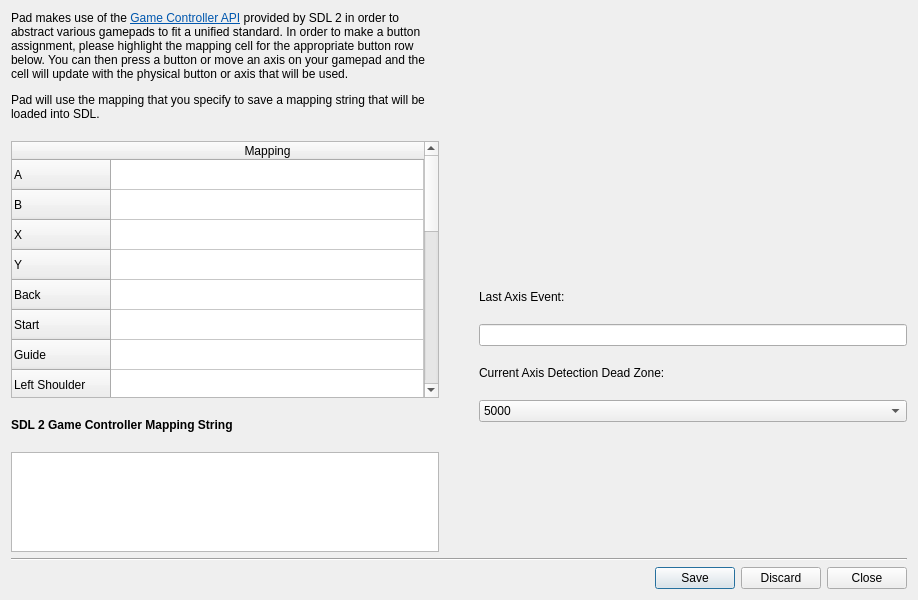
<?xml version="1.0" encoding="UTF-8"?>
<ui version="4.0">
 <class>GameControllerMappingDialog</class>
 <widget class="QDialog" name="GameControllerMappingDialog">
  <property name="geometry">
   <rect>
    <x>0</x>
    <y>0</y>
    <width>918</width>
    <height>600</height>
   </rect>
  </property>
  <property name="minimumSize">
   <size>
    <width>600</width>
    <height>400</height>
   </size>
  </property>
  <property name="windowTitle">
   <string>Game Controller Mapping</string>
  </property>
  <layout class="QVBoxLayout" name="verticalLayout_4">
   <item>
    <layout class="QHBoxLayout" name="horizontalLayout">
     <property name="spacing">
      <number>40</number>
     </property>
     <item>
      <layout class="QVBoxLayout" name="verticalLayout_3" stretch="0,2,0,1">
       <property name="spacing">
        <number>20</number>
       </property>
       <item>
        <widget class="QLabel" name="label">
         <property name="text">
          <string>&lt;html&gt;&lt;head/&gt;&lt;body&gt;&lt;p&gt;Pad makes use of the &lt;a href=&quot;https://wiki.libsdl.org/CategoryGameController&quot;&gt;&lt;span style=&quot; text-decoration: underline; color:#0057ae;&quot;&gt;Game Controller API&lt;/span&gt;&lt;/a&gt; provided by SDL 2 in order to abstract various gamepads to fit a unified standard. In order to make a button assignment, please highlight the mapping cell for the appropriate button row below. You can then press a button or move an axis on your gamepad and the cell will update with the physical button or axis that will be used.&lt;/p&gt;&lt;p&gt;Pad will use the mapping that you specify to save a mapping string that will be loaded into SDL.&lt;/p&gt;&lt;/body&gt;&lt;/html&gt;</string>
         </property>
         <property name="wordWrap">
          <bool>true</bool>
         </property>
         <property name="openExternalLinks">
          <bool>true</bool>
         </property>
        </widget>
       </item>
       <item>
        <widget class="QTableWidget" name="buttonMappingTableWidget">
         <property name="frameShadow">
          <enum>QFrame::Sunken</enum>
         </property>
         <property name="lineWidth">
          <number>1</number>
         </property>
         <property name="autoScroll">
          <bool>true</bool>
         </property>
         <property name="editTriggers">
          <set>QAbstractItemView::NoEditTriggers</set>
         </property>
         <property name="showDropIndicator" stdset="0">
          <bool>false</bool>
         </property>
         <property name="dragDropOverwriteMode">
          <bool>false</bool>
         </property>
         <property name="alternatingRowColors">
          <bool>false</bool>
         </property>
         <property name="selectionMode">
          <enum>QAbstractItemView::SingleSelection</enum>
         </property>
         <property name="selectionBehavior">
          <enum>QAbstractItemView::SelectItems</enum>
         </property>
         <property name="textElideMode">
          <enum>Qt::ElideRight</enum>
         </property>
         <property name="showGrid">
          <bool>true</bool>
         </property>
         <property name="gridStyle">
          <enum>Qt::SolidLine</enum>
         </property>
         <property name="sortingEnabled">
          <bool>false</bool>
         </property>
         <property name="wordWrap">
          <bool>true</bool>
         </property>
         <property name="cornerButtonEnabled">
          <bool>true</bool>
         </property>
         <property name="rowCount">
          <number>21</number>
         </property>
         <property name="columnCount">
          <number>1</number>
         </property>
         <attribute name="horizontalHeaderVisible">
          <bool>true</bool>
         </attribute>
         <attribute name="horizontalHeaderCascadingSectionResizes">
          <bool>false</bool>
         </attribute>
         <attribute name="horizontalHeaderDefaultSectionSize">
          <number>100</number>
         </attribute>
         <attribute name="horizontalHeaderHighlightSections">
          <bool>true</bool>
         </attribute>
         <attribute name="horizontalHeaderStretchLastSection">
          <bool>true</bool>
         </attribute>
         <attribute name="verticalHeaderVisible">
          <bool>true</bool>
         </attribute>
         <attribute name="verticalHeaderCascadingSectionResizes">
          <bool>false</bool>
         </attribute>
         <attribute name="verticalHeaderMinimumSectionSize">
          <number>20</number>
         </attribute>
         <attribute name="verticalHeaderDefaultSectionSize">
          <number>30</number>
         </attribute>
         <attribute name="verticalHeaderHighlightSections">
          <bool>true</bool>
         </attribute>
         <attribute name="verticalHeaderShowSortIndicator" stdset="0">
          <bool>false</bool>
         </attribute>
         <attribute name="verticalHeaderStretchLastSection">
          <bool>false</bool>
         </attribute>
         <row>
          <property name="text">
           <string>A</string>
          </property>
         </row>
         <row>
          <property name="text">
           <string>B</string>
          </property>
         </row>
         <row>
          <property name="text">
           <string>X</string>
          </property>
         </row>
         <row>
          <property name="text">
           <string>Y</string>
          </property>
         </row>
         <row>
          <property name="text">
           <string>Back</string>
          </property>
         </row>
         <row>
          <property name="text">
           <string>Start</string>
          </property>
         </row>
         <row>
          <property name="text">
           <string>Guide</string>
          </property>
         </row>
         <row>
          <property name="text">
           <string>Left Shoulder</string>
          </property>
         </row>
         <row>
          <property name="text">
           <string>Right Shoulder</string>
          </property>
         </row>
         <row>
          <property name="text">
           <string>Left Stick Click</string>
          </property>
         </row>
         <row>
          <property name="text">
           <string>Right Stick Click</string>
          </property>
         </row>
         <row>
          <property name="text">
           <string>Left Stick X</string>
          </property>
         </row>
         <row>
          <property name="text">
           <string>Left Stick Y</string>
          </property>
         </row>
         <row>
          <property name="text">
           <string>Right Stick X</string>
          </property>
         </row>
         <row>
          <property name="text">
           <string>Right Stick Y</string>
          </property>
         </row>
         <row>
          <property name="text">
           <string>Left Trigger</string>
          </property>
         </row>
         <row>
          <property name="text">
           <string>Right Trigger</string>
          </property>
         </row>
         <row>
          <property name="text">
           <string>DPad Up</string>
          </property>
         </row>
         <row>
          <property name="text">
           <string>DPad Left</string>
          </property>
         </row>
         <row>
          <property name="text">
           <string>DPad Down</string>
          </property>
         </row>
         <row>
          <property name="text">
           <string>DPad Right</string>
          </property>
         </row>
         <column>
          <property name="text">
           <string>Mapping</string>
          </property>
         </column>
        </widget>
       </item>
       <item>
        <widget class="QLabel" name="label_2">
         <property name="font">
          <font>
           <weight>75</weight>
           <bold>true</bold>
          </font>
         </property>
         <property name="text">
          <string>SDL 2 Game Controller Mapping String</string>
         </property>
        </widget>
       </item>
       <item>
        <widget class="QPlainTextEdit" name="mappingStringPlainTextEdit">
         <property name="sizePolicy">
          <sizepolicy hsizetype="Expanding" vsizetype="Fixed">
           <horstretch>0</horstretch>
           <verstretch>0</verstretch>
          </sizepolicy>
         </property>
         <property name="minimumSize">
          <size>
           <width>0</width>
           <height>0</height>
          </size>
         </property>
         <property name="maximumSize">
          <size>
           <width>16777215</width>
           <height>100</height>
          </size>
         </property>
         <property name="readOnly">
          <bool>true</bool>
         </property>
        </widget>
       </item>
      </layout>
     </item>
     <item>
      <layout class="QVBoxLayout" name="verticalLayout_2">
       <property name="spacing">
        <number>20</number>
       </property>
       <item alignment="Qt::AlignHCenter|Qt::AlignVCenter">
        <widget class="GameControllerExample" name="gameControllerDisplayWidget" native="true">
         <property name="minimumSize">
          <size>
           <width>300</width>
           <height>200</height>
          </size>
         </property>
        </widget>
       </item>
       <item>
        <layout class="QVBoxLayout" name="verticalLayout">
         <item>
          <widget class="QLabel" name="label_4">
           <property name="text">
            <string>Last Axis Event:</string>
           </property>
          </widget>
         </item>
         <item>
          <widget class="QLineEdit" name="lastAxisEventLineEdit">
           <property name="readOnly">
            <bool>true</bool>
           </property>
          </widget>
         </item>
         <item>
          <widget class="QLabel" name="label_3">
           <property name="text">
            <string>Current Axis Detection Dead Zone:</string>
           </property>
          </widget>
         </item>
         <item>
          <widget class="QComboBox" name="axisDeadZoneComboBox">
           <item>
            <property name="text">
             <string>5000</string>
            </property>
           </item>
           <item>
            <property name="text">
             <string>10000</string>
            </property>
           </item>
           <item>
            <property name="text">
             <string>15000</string>
            </property>
           </item>
           <item>
            <property name="text">
             <string>20000</string>
            </property>
           </item>
           <item>
            <property name="text">
             <string>25000</string>
            </property>
           </item>
           <item>
            <property name="text">
             <string>30000</string>
            </property>
           </item>
           <item>
            <property name="text">
             <string>32000</string>
            </property>
           </item>
          </widget>
         </item>
         <item>
          <spacer name="verticalSpacer">
           <property name="orientation">
            <enum>Qt::Vertical</enum>
           </property>
           <property name="sizeType">
            <enum>QSizePolicy::Fixed</enum>
           </property>
           <property name="sizeHint" stdset="0">
            <size>
             <width>20</width>
             <height>130</height>
            </size>
           </property>
          </spacer>
         </item>
        </layout>
       </item>
      </layout>
     </item>
    </layout>
   </item>
   <item>
    <widget class="Line" name="line">
     <property name="orientation">
      <enum>Qt::Horizontal</enum>
     </property>
    </widget>
   </item>
   <item>
    <widget class="QDialogButtonBox" name="buttonBox">
     <property name="orientation">
      <enum>Qt::Horizontal</enum>
     </property>
     <property name="standardButtons">
      <set>QDialogButtonBox::Close|QDialogButtonBox::Discard|QDialogButtonBox::Save</set>
     </property>
    </widget>
   </item>
  </layout>
 </widget>
 <customwidgets>
  <customwidget>
   <class>GameControllerExample</class>
   <extends>QWidget</extends>
   <header>gamecontrollerexample.h</header>
   <container>1</container>
  </customwidget>
 </customwidgets>
 <resources/>
 <connections>
  <connection>
   <sender>buttonBox</sender>
   <signal>accepted()</signal>
   <receiver>GameControllerMappingDialog</receiver>
   <slot>accept()</slot>
   <hints>
    <hint type="sourcelabel">
     <x>248</x>
     <y>254</y>
    </hint>
    <hint type="destinationlabel">
     <x>157</x>
     <y>274</y>
    </hint>
   </hints>
  </connection>
  <connection>
   <sender>buttonBox</sender>
   <signal>rejected()</signal>
   <receiver>GameControllerMappingDialog</receiver>
   <slot>reject()</slot>
   <hints>
    <hint type="sourcelabel">
     <x>316</x>
     <y>260</y>
    </hint>
    <hint type="destinationlabel">
     <x>286</x>
     <y>274</y>
    </hint>
   </hints>
  </connection>
 </connections>
</ui>
